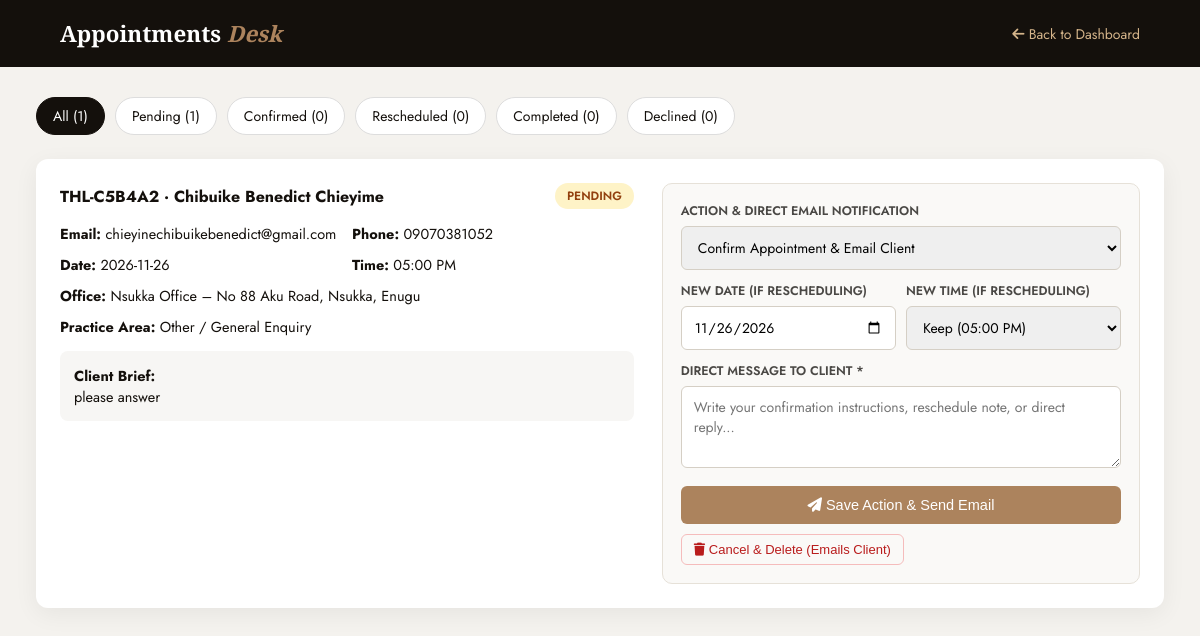
The app's page /appt-k9w2-chambers-77x-schedule-desk-m4v8-29qr (signed in) with its own data.
### app.py (models this page shows)
class Appointment(db.Model):
    __tablename__ = "appointments"
    id = db.Column(db.Integer, primary_key=True)
    reference_code = db.Column(db.String(20), unique=True, nullable=False)
    office = db.Column(db.String(50), nullable=False)
    full_name = db.Column(db.String(150), nullable=False)
    phone = db.Column(db.String(30), nullable=False)
    email = db.Column(db.String(150), nullable=False)
    preferred_date = db.Column(db.String(20), nullable=False)
    preferred_time = db.Column(db.String(20), nullable=False)
    practice_area = db.Column(db.String(100), nullable=False)
    message = db.Column(db.Text, nullable=True)
    status = db.Column(db.String(30), default="Pending", nullable=False)
    admin_response = db.Column(db.Text, nullable=True)
    handled_by_name = db.Column(db.String(150), nullable=True)
    handled_by_role = db.Column(db.String(80), nullable=True)
    updated_at = db.Column(db.DateTime, default=datetime.utcnow, onupdate=datetime.utcnow)
    created_at = db.Column(db.DateTime, default=datetime.utcnow)

### app.py (the view, shortened to what this page needs)
@app.route(f"/{SECRET_APPOINTMENTS_PATH}", methods=["GET", "POST"])
@admin_required
def admin_appointments():
    admin = AdminLaw.query.get(session["admin_id"])
    if not admin or not admin.is_active:
        session.clear()
        flash("Session invalid. Please log in again.", "error")
        return redirect(url_for("admin_login"))
    status_filter = request.args.get("status", "All")
    query = Appointment.query
    if status_filter != "All":
        query = query.filter_by(status=status_filter)
    appointments = query.order_by(Appointment.created_at.desc()).all()
    counts = {
        "All": Appointment.query.count(),
        "Pending": Appointment.query.filter_by(status="Pending").count(),
        "Confirmed": Appointment.query.filter_by(status="Confirmed").count(),
        "Rescheduled": Appointment.query.filter_by(status="Rescheduled").count(),
        "Completed": Appointment.query.filter_by(status="Completed").count(),
        "Declined": Appointment.query.filter_by(status="Declined").count(),
    }
    return render_template(
        "admin_appointments.html",
        admin=admin,
        appointments=appointments,
        counts=counts,
        status_filter=status_filter,
        valid_times=VALID_TIMES,
    )

### app.py (called while the page is built)
def generate_csrf_token():
    if "_csrf_token" not in session:
        session["_csrf_token"] = secrets.token_hex(32)
    return session["_csrf_token"]

def admin_required(f):
    @wraps(f)
    def decorated(*args, **kwargs):
        if not session.get("admin_id"):
            flash("Please log in to continue.", "error")
            return redirect(url_for("admin_login"))
        return f(*args, **kwargs)
    return decorated

### templates/admin_appointments.html (shortened to what this page needs)
<!DOCTYPE html>
<html lang="en">
<head>
  <link rel="stylesheet" href="https://cdnjs.cloudflare.com/ajax/libs/font-awesome/6.5.1/css/all.min.css">
</head>
<body>
  <div class="topbar">
    <h1>Appointments <span>Desk</span></h1>
    <a href="{{ url_for('admin_dashboard') }}"><i class="fa-solid fa-arrow-left"></i> Back to Dashboard</a>
  </div>
  <div class="container">
    <div class="filters">
      {% for label, count in counts.items() %}
        <a href="{{ url_for('admin_appointments', status=label) }}"
           class="filter-btn {{ 'active' if status_filter == label else '' }}">
          {{ label }} ({{ count }})
        </a>
      {% endfor %}
    </div>
    {% for appt in appointments %}
      <div class="appt-card">
        <div>
          <div style="display:flex;justify-content:space-between;align-items:center;">
            <strong>{{ appt.reference_code }} · {{ appt.full_name }}</strong>
            <span class="badge badge-{{ appt.status }}">{{ appt.status }}</span>
          </div>
          <div class="meta-grid">
            <div><strong>Email:</strong> {{ appt.email }}</div>
            <div><strong>Phone:</strong> {{ appt.phone }}</div>
            <div><strong>Date:</strong> {{ appt.preferred_date }}</div>
            <div><strong>Time:</strong> {{ appt.preferred_time }}</div>
            <div style="grid-column:1/-1;"><strong>Office:</strong> {{ appt.office }}</div>
            <div style="grid-column:1/-1;"><strong>Practice Area:</strong> {{ appt.practice_area }}</div>
          </div>
          <div class="matter-box">
            <strong>Client Brief:</strong><br>
            {{ appt.message or 'No additional details provided.' }}
          </div>
        </div>
        <div class="action-panel">
          <form method="POST" action="{{ url_for('admin_appointments') }}">
            <label>Action &amp; Direct Email Notification</label>
            <select name="action_type" required>
              <option value="Confirmed">Confirm Appointment &amp; Email Client</option>
            </select>
            <div class="reschedule-row">
              <div>
                <label>New Date (If Rescheduling)</label>
                <input type="date" name="new_date" value="{{ appt.preferred_date }}">
              </div>
              <div>
                <label>New Time (If Rescheduling)</label>
                <select name="new_time">
                  <option value="">Keep ({{ appt.preferred_time }})</option>
                </select>
              </div>
            </div>
            <label>Direct Message to Client *</label>
            <textarea name="admin_response" rows="3" required
              placeholder="Write your confirmation instructions, reschedule note, or direct reply...">{{ appt.admin_response or '' }}</textarea>
            <button type="submit" class="btn-submit">
              <i class="fa-solid fa-paper-plane"></i> Save Action &amp; Send Email
            </button>
          </form>
          <form method="POST" action="{{ url_for('delete_appointment', appt_id=appt.id) }}"
                onsubmit="return confirm('Delete {{ appt.reference_code }} and notify {{ appt.email }}?');">
            <button type="submit" class="btn-delete">
              <i class="fa-solid fa-trash"></i> Cancel &amp; Delete (Emails Client)
            </button>
          </form>
        </div>
      </div>
    {% endfor %}
  </div>
</body>
</html>

### templates/admin_appointments.html (style rules this page uses)
body { font-family: 'Jost', sans-serif; background: #f4f2ee; color: #14100c; margin: 0; }
.topbar { background: #14100c; color: #fff; padding: 18px 5%; display: flex; justify-content: space-between; align-items: center; }
.topbar h1 { font-family: 'Playfair Display', serif; font-size: 1.4rem; margin: 0; }
.topbar h1 span { color: #ac835d; font-style: italic; }
.topbar a { color: #d4b48a; text-decoration: none; font-size: 14px; }
.container { width: min(1200px, 94%); margin: 30px auto; }
.filters { display: flex; flex-wrap: wrap; gap: 10px; margin-bottom: 24px; }
.filter-btn { padding: 8px 16px; border-radius: 20px; background: #fff; color: #14100c; text-decoration: none; font-size: 14px; border: 1px solid #ddd; }
.filter-btn.active { background: #14100c; color: #fff; border-color: #14100c; }
.appt-card { background: #fff; border-radius: 12px; padding: 24px; margin-bottom: 22px; box-shadow: 0 6px 24px rgba(20,16,12,0.06); display: grid; grid-template-columns: 1.2fr 1fr; gap: 28px; }
.badge { display: inline-block; padding: 4px 12px; border-radius: 20px; font-size: 12px; font-weight: 600; text-transform: uppercase; }
.badge-Pending { background: #fef3c7; color: #92400e; }
.meta-grid { display: grid; grid-template-columns: 1fr 1fr; gap: 10px; margin: 14px 0; font-size: 14.5px; }
.matter-box { background: #f7f6f4; padding: 14px; border-radius: 8px; font-size: 14.5px; margin-top: 10px; }
.action-panel { background: #faf9f7; border: 1px solid #e6e1d8; border-radius: 10px; padding: 18px; }
.action-panel label { display: block; font-size: 12.5px; font-weight: 600; text-transform: uppercase; margin-bottom: 6px; color: #4a4845; }
.action-panel select, .action-panel input, .action-panel textarea { width: 100%; padding: 10px 12px; border: 1px solid #d5cfc5; border-radius: 6px; font-family: 'Jost', sans-serif; font-size: 14px; margin-bottom: 12px; box-sizing: border-box; }
.reschedule-row { display: grid; grid-template-columns: 1fr 1fr; gap: 10px; }
.btn-submit { background: #ac835d; color: #fff; border: none; padding: 11px 18px; border-radius: 6px; font-weight: 500; cursor: pointer; width: 100%; font-size: 14.5px; }
.btn-delete { background: transparent; color: #b91c1c; border: 1px solid #f5bcbc; padding: 7px 12px; border-radius: 6px; cursor: pointer; font-size: 13px; margin-top: 10px; }

### records on screen
Appointment: status "Pending", id "1", reference_code "THL-C5B4A2", full_name "Chibuike Benedict Chieyime", status "PENDING", email "chieyinechibuikebenedict@gmail.com", phone "09070381052", preferred_date "2026-11-26", preferred_time "05:00 PM", office "Nsukka Office – No 88 Aku Road, Nsukka, Enugu", practice_area "Other / General Enquiry", message "please answer", new_date "11/26/2026"

### other values on screen
{{ label }} "All" "Confirmed" "Rescheduled" "Completed" "Declined"
{{ count }} "1" "0" "0" "0" "0"
